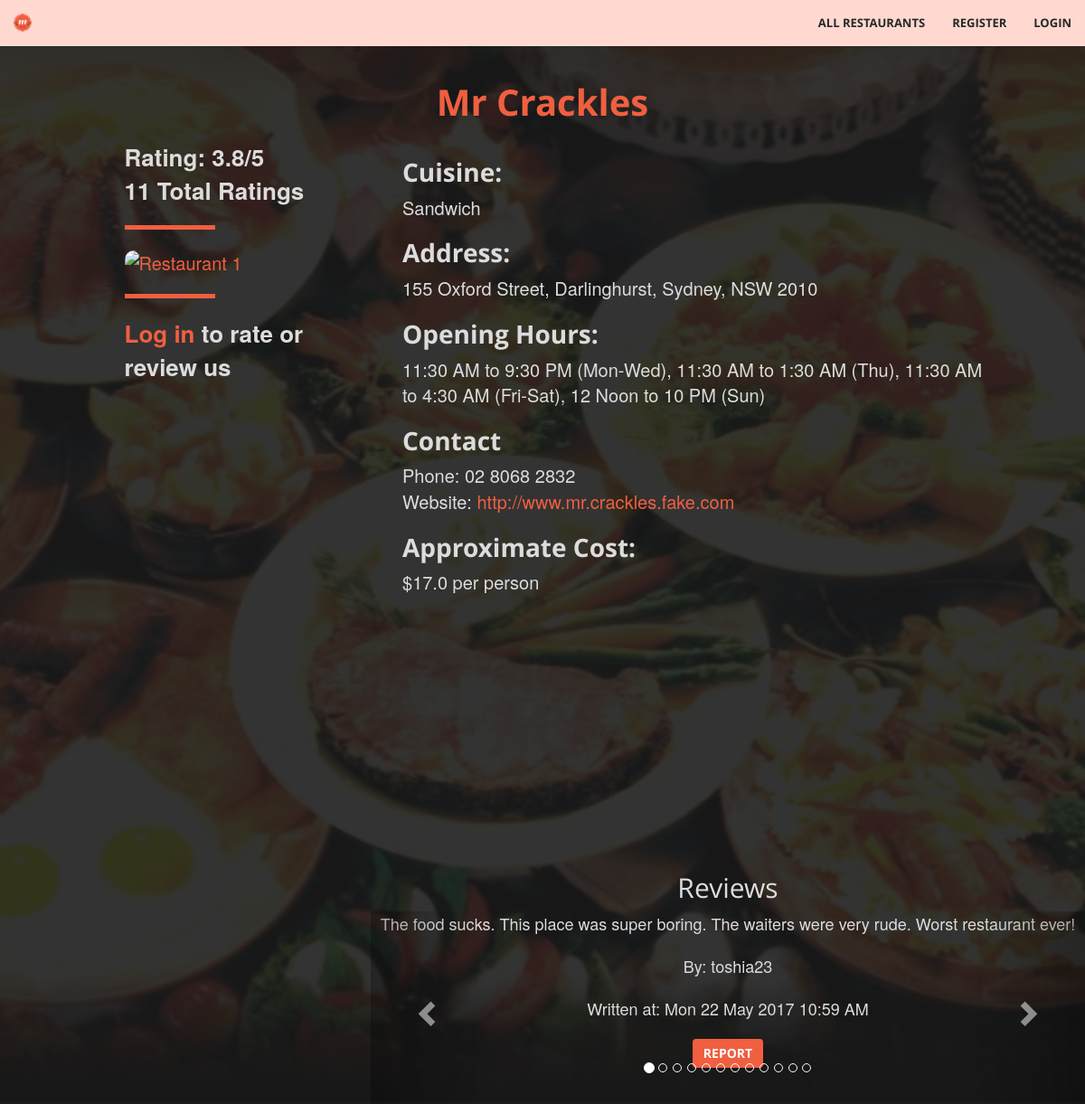
/restaurant/23, run on the app's committed database.
### tables this page shows
CREATE TABLE Restaurants (
				id			INTEGER not null unique,
				name		TEXT not null,
				suburb	TEXT not null,
				address	TEXT not null,
				postcode INTEGER not null,
				phone		TEXT,
				hours		TEXT, -- business hours; varying format
				cuisine	TEXT not null,
				owner		TEXT,
				website	TEXT not null check (website like 'http%://_%'),
				cost		FLOAT not null, -- average cost per person
				image		TEXT check (image like 'http%://_%'),
				PRIMARY KEY (id),
				FOREIGN KEY (owner) REFERENCES Users(username)
			);

CREATE TABLE Reviews (
				id				INTEGER unique not null,
				user			TEXT not null,
				restaurant	INTEGER not null,
				review		TEXT not null,
				timestamp	DATE not null,
				reported		INTEGER not null check (reported == 0 || reported == 1),
				PRIMARY KEY (user, restaurant), -- one review per user per restaurant
				FOREIGN KEY (user) REFERENCES Users(username),
				FOREIGN KEY (restaurant) REFERENCES Restaurants(id)
	);

### fff.py (the view, shortened to what this page needs)
@app.route('/restaurant/<path:rest_id>', methods=['GET', 'POST'])
def restaurant_page(rest_id):
    conn = sqlite3.connect('data.db')
    c = conn.cursor()
    r = db_interface.get_restaurant_by_id(c, id=rest_id)
    if r:
        reviews = db_interface.get_reviews(c, rest_id)
        already_reviewed = False
        already_rated = False
        user_rating = 0
        if 'username' in session:
            already_reviewed = db_interface.already_reviewed_restaurant(c, rest_id, session['username'])
            already_rated = db_interface.already_rated_restaurant(c, rest_id, session['username'])
            if already_rated:
                user_rating = db_interface.find_user_rating(c, session['username'], rest_id)
        if request.method == 'GET':
            return render_template('restaurant.html', restaurant=r, logged_in=('username' in session),
                                   reviews=reviews, already_reviewed=already_reviewed, already_rated = already_rated,
                                   user_rating=user_rating)
    else:
        flash('Restaurant not found!')
        return redirect(url_for('restaurants_page'))

### classes.py (called while the page is built)
	def get_id(self): # Does not require setter
		return self.id

	def get_name(self):
		return self.name

	def get_address(self):
		return self.address

	def get_cuisine(self):
		return self.cuisine

	def get_phone(self):
		return self.phone

	def get_hours(self):
		return self.hours

	def get_rating(self):
		return self.rating

	def get_numRating(self):
		return self.numRating

	def get_website(self):
		return self.website

	def get_cost(self):
		return self.cost

	def get_image(self):
		return self.image

	def get_id(self):
		return self.id

	def get_user(self):
		return self.user

	def get_review(self):
		return self.review

	def get_timestamp(self):
		return self.timestamp

### db_interface.py (called while the page is built)
def get_restaurant_by_id(c, id):
	c.execute("""SELECT * FROM Restaurants WHERE ID=?""", (id, ))
	res = c.fetchone()
	if res:
		 r = Restaurant(
				id=res[0],
				name=res[1],
				suburb=res[2],
				address=res[3],
				postcode=res[4],
				phone=res[5],
				hours=res[6],
				cuisine=res[7],
				owner=res[8],
				website=res[9],
				cost=res[10],
				image=res[11],
				rating=find_average_rating(c, res[0]),
				numRating=find_number_rating(c, res[0])
		 )
		 return r

def find_average_rating(c, i):
	ratings = c.execute("SELECT rating FROM Ratings WHERE restaurant=?", (i, )).fetchall()
	ratings = [r[0] for r in ratings]
	avg = average(ratings)
	if avg == -1:
		 return 0 #this needs to be a number
	return avg

def find_number_rating(c, i):
	r = c.execute("SELECT COUNT(*) FROM Ratings WHERE restaurant=?", (i, )).fetchone()
	return r[0]

def get_reviews(c, restaurant_id):
	results = []
	c.execute("SELECT * FROM Reviews WHERE restaurant=?", (restaurant_id, ))
	for review in c.fetchall():
		 r = Review(
				id=review[0],
				user=review[1],
				review=review[3],
				timestamp=datetime.datetime.strptime(review[4], "%Y-%m-%d %H:%M:%S.%f"),
				reported=review[5]
		 )
		 results.append(r)
	return results

### fff.py (called while the page is built)
@app.context_processor
def utility_processor():
    def is_admin(user):
        conn = sqlite3.connect('data.db')
        c = conn.cursor()
        is_ad = c.execute('SELECT admin FROM Users where username="%s"' % user).fetchone()[0]
        if is_ad == 0:
            return False
        else:
            return True
    return dict(is_admin=is_admin)

### helpers_fff.py (called while the page is built)
def average(arr):  # Calculates average value of an array
    total = 0
    i = 0
    while i < len(arr):
        total += arr[i]
        i += 1
    if i == 0:
        return -1
    else:
        return round(total/i, 1)

### templates/restaurant.html (shortened to what this page needs)
{% extends "base.html" %}
{% block body %}
<header>
  <div class="restaurants">
    <div class="row">
      <br/>
   		<div class="row">
           <div class ="restaurants-heading">
             <h1>{{ restaurant.get_name() }} </h1>
	  	     </div>
         </div>
      <div class="col-xs-3 col-xs-offset-1">
        <div class ="restaurants-listing-box">
          <div class="restaurants-listing">
            {% if restaurant.get_rating() == 0 %}
				  <b> Unrated </b> <br>
            {% elif restaurant.get_numRating() == 1 %}
				  <b> Rating: {{ restaurant.get_rating() }}/5 </b> <br>
              <b>{{ restaurant.get_numRating() }} Rating</b>
            {% else %}
				  <b> Rating: {{ restaurant.get_rating() }}/5 </b> <br>
              <b>{{ restaurant.get_numRating() }} Total Ratings</b>
            {% endif %}
            <hr align= "left">
            <a href="{{ url_for('restaurant_page', rest_id = restaurant.get_id()) }}"><img src="{{ restaurant.get_image() }}" alt="Restaurant 1" height ="300" width="440"></a> </br>
              {% if logged_in %}
                <h2>Rate us</h2>
                <form method="POST">
                  <fieldset class="rating">
                    <input type="radio" id="star5" name="rating" value="5" />
                    <label class = "full" for="star5" title="Amazing - 5 stars"></label>
                    <input type="radio" id="star4half" name="rating" value="4.5" />
                    <label class="half" for="star4half" title="4.5 stars"></label>
                    <input type="radio" id="star4" name="rating" value="4" />
                    <label class = "full" for="star4" title="Very good - 4 stars"></label>
                    <input type="radio" id="star3half" name="rating" value="3.5" />
                    <label class="half" for="star3half" title="3.5 stars"></label>
                    <input type="radio" id="star3" name="rating" value="3" />
                    <label class = "full" for="star3" title="Average - 3 stars"></label>
                    <input type="radio" id="star2half" name="rating" value="2.5" />
                    <label class="half" for="star2half" title="2.5 stars"></label>
                    <input type="radio" id="star2" name="rating" value="2" />
                    <label class = "full" for="star2" title="Below average - 2 stars"></label>
                    <input type="radio" id="star1half" name="rating" value="1.5" />
                    <label class="half" for="star1half" title="1.5 stars"></label>
                    <input type="radio" id="star1" name="rating" value="1" />
                    <label class = "full" for="star1" title="Not great - 1 star"></label>
                    <input type="radio" id="starhalf" name="rating" value="0.5" />
                    <label class="half" for="starhalf" title="0.5 stars"></label>
                  </fieldset>
                  {% if already_rated %}
                  {%  endif  %}
                    <br>
                    <hr align = "left">
                  <input type="submit" value="Submit" class="btn btn-primary">
                </form>
                <hr>
              {%else%}
              <hr align= "left">
              <b><a class="page-scroll" href="{{ url_for('login') }}">Log in</a> to rate or review us</b>
              {% endif %}
          </div>
        </div>
      </div>
      <div class="col-xs-7">
        <div class="restaurants-listing">
          <h2>Cuisine:</h2>
          {{ restaurant.get_cuisine() }} <br/>
          <h2>Address:</h2>
          {{ restaurant.get_address() }} <br/>
          <h2>Opening Hours:</h2>
          {{ restaurant.get_hours() }} <br/>
          <h2>Contact </h2>
          Phone: {{ restaurant.get_phone() }} <br/>
          Website: <a href="{{ restaurant.get_website() }}">{{ restaurant.get_website() }}</a> <br/>
          <h2>Approximate Cost:</h2>
          ${{restaurant.get_cost()}} per person <br/> <br/>
        </div>
      </div>
    </div>
    <div class="row">
      <div class="col-xs-3 col-xs-offset-1">
      </div>
      <div class="col-xs-8">
        <h2>Reviews</h2>
        <div id="carousel-reviews" class="carousel slide" data-ride="carousel">
          <div class="row">
            <div class="carousel-inner" role="listbox">
              {% if reviews|length == 0 %}
                 <p>No reviews yet!</p>
              {% else %}
              {% for i in range(reviews|length) %}
                {% if i == 0 %}
                  <div class="item active">
                {% else %}
                  <div class="item">
                {% endif %}
                  <p>{{ reviews[i].get_review() }}</p>
                  <p>By: {{ reviews[i].get_user() }}</p>
                  <p>Written at: {{ reviews[i].get_timestamp().strftime('%a %d %b %Y %I:%M %p') }}</p>
						<form method="POST">
						  <input type="submit" name="report_review" value=Report Review" class="btn btn-primary">
						</form>
                  <br/>
                  <br/>
                </div>
              {% endfor %}
              {% endif %}
            </div>
            <a class="left carousel-control" href="#carousel-reviews" role="button" data-slide="prev">
              <span class="glyphicon glyphicon-chevron-left" aria-hidden="true"></span>
            </a>
            <a class="right carousel-control" href="#carousel-reviews" role="button" data-slide="next">
              <span class="glyphicon glyphicon-chevron-right" aria-hidden="true"></span>
            </a>
          </div>
          <div class="row">
            <ol class="carousel-indicators">
              {% for i in range(reviews|length) %}
                {% if i == 0 %}
                  <li data-target="#carousel-reviews" data-slide-to="{{ i }}" class="active"></li>
                {% else %}
                  <li data-target="#carousel-reviews" data-slide-to="{{ i }}"></li>
                {% endif %}
              {% endfor %}
            </ol>
          </div>
        </div>
      </div>
    </div>
  </div>
</header>
{% endblock %}

### templates/base.html (shortened to what this page needs)
<!DOCTYPE html>
<html lang="en">
    <head>
        <link href="{{ url_for('static', filename='vendor/bootstrap/css/bootstrap.min.css') }}" rel="stylesheet" type="text/css">
        <link href="{{ url_for('static', filename='vendor/font-awesome/css/font-awesome.min.css') }}" rel="stylesheet" type="text/css">
        <link href="{{ url_for('static', filename='vendor/bootstrap/css/bootstrap-select.min.css') }}" rel="stylesheet" type="text/css">
        <link href="{{ url_for('static', filename='fonts/open_sans.css') }}" rel="stylesheet" type="text/css">
        <link href="{{ url_for('static', filename='css/fff.css') }}" rel="stylesheet" type="text/css">
        <link href="{{ url_for('static', filename='css/ratings.css') }}" rel="stylesheet" type="text/css">
    </head>
    <body>
      <div class="row">
        <nav id="mainNav" class="navbar navbar-default navbar-fixed-top">
          <div class="container-fluid">
            <div class="navbar-header">
              <a class="navbar-brand page-scroll" href="{{ url_for('home_page') }}"><img src = "{{ url_for('static', filename='img/FFF.png') }}"></a>
            </div>
            <div class="collapse navbar-collapse" id="bs-example-navbar-collapse-1">
              <ul class="nav navbar-nav navbar-right">
                <li>
                    <a class="page-scroll" href="{{ url_for('restaurants_page') }}">All Restaurants</a>
                </li>
                <li>
                  {% if session['logged_in'] != True %}
                    <a class="page-scroll" href="{{ url_for('register') }}">Register</a>
                  {% endif %}
                </li>
                <li>
                  {% if session['logged_in'] == True %}
                    <a class="page-scroll" href="{{ url_for('logout') }}">Logout</a>
                  {% else %}
                    <a class="page-scroll" href="{{ url_for('login') }}">Login</a>
                  {% endif %}
                </li>
              </ul>
            </div>
          </div>
        </nav>
      </div>
      {% block body %}
      {% endblock %}
    </body>
</html>

### static/css/fff.css (style rules this page uses)
html, body { height: 100%; width: 100%; }
body { font-family: 'Josefin Sans', 'Helvetica Neue', Arial, sans-serif; }
hr { border-color: #F05F40; border-width: 5px; max-width: 100px; }
a { -webkit-transition: all 0.35s; -moz-transition: all 0.35s; transition: all 0.35s; color: #F05F40; }
h1, h2, h3, h4, h5, h6 { font-family: 'Open Sans', 'Helvetica Neue', Arial, sans-serif; }
p { font-size: 18px; line-height: 1.5; margin-bottom: 20px; }
.navbar-default { background-color: white; border-color: rgba(34, 34, 34, 0.05); font-family: 'Open Sans', 'Helvetica Neue', Arial, sans-serif; -webkit-transition: all 0.35s; -moz-transition: all 0.35s; transition: all 0.35s; }
.navbar-default .navbar-header .navbar-brand { color: #F05F40; font-family: 'Open Sans', 'Helvetica Neue', Arial, sans-serif; font-weight: 700; text-transform: uppercase; }
.navbar-default .nav > li > a, .navbar-default .nav > li > a:focus { text-transform: uppercase; font-weight: 700; font-size: 13px; color: #222222; }
@media (min-width: 768px) { .navbar-default { background-color: #ffd9d0; border-color: rgba(255, 255, 255, 0.3); } }
@media (min-width: 768px) { .navbar-default .navbar-header .navbar-brand { color: rgb(40,40,40); } }
@media (min-width: 768px) { .navbar-default .nav > li > a, .navbar-default .nav > li > a:focus { color: rgb(40,40,40); } }
header { position: relative; min-height: auto; -webkit-background-size: cover; -moz-background-size: cover; background-size: cover; background-attachment: fixed; -o-background-size: cover; background-position: center; background-image: url('../img/FFFBackground.jpg'); text-align: center; color: rgb(220,220,220); }
@media (min-width: 768px) { header { min-height: 100%; } }
.btn-primary { color: white; background-color: #F05F40; border-color: #F05F40; -webkit-transition: all 0.35s; -moz-transition: all 0.35s; transition: all 0.35s; }
.btn { font-family: 'Open Sans', 'Helvetica Neue', Arial, sans-serif; border: none; font-weight: 700; text-transform: uppercase; }
body { webkit-tap-highlight-color: #222222; }
.restaurants { position: relative; overflow: auto; background-color: rgba(0, 0, 0, 0.8); margin-top: 50px; }
.restaurants .restaurants-listing { text-align: left; font-size:20px; padding: 10px; margin-left: 25px; height: 100vh; }
.restaurants .restaurants-heading h1 { font-size: 40px; color: #F05F40; font-weight: bold; }
.restaurants .restaurants-listing h2 { font-weight: bold; font-size:28px; }
.restaurants .restaurants-listing b { font-weight: none; font-size: 26px; }
img { max-height: 100%; max-width: 100%; border-radius: 10px; }
.collapse li a { color: white; }

### data on the page
Restaurants: get_name "Mr Crackles", get_cuisine "Sandwich", get_address "155 Oxford Street, Darlinghurst, Sydney, NSW 2010", get_hours "11:30 AM to 9:30 PM (Mon-Wed), 11:30 AM to 1:30 AM (Thu), 11:30 AM to 4:30 AM (Fri-Sat), 12 Noon to 10 PM (Sun)", get_phone "02 8068 2832", get_website "http://www.mr.crackles.fake.com", get_cost "17.0"
Reviews: review "The food sucks. This place was super boring. The waiters were very rude. Worst restaurant ever!", user "toshia23"

### other printed values
{{ restaurant.get_rating() }} "3.8"
{{ restaurant.get_numRating() }} "11"
{{ reviews[i].get_timestamp().strftime('%a %d %b %Y %I:%M %p') }} "Mon 22 May 2017 10:59 AM"
